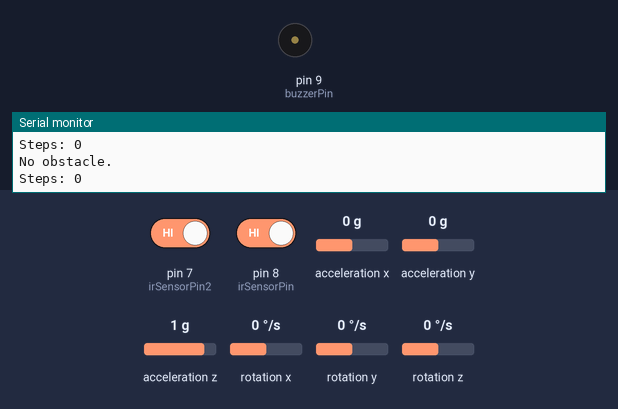
A sketch run on a simulated Arduino Uno, built with avr-gcc and run on an emulated ATmega328P. Shown: buzzer (waves = sounding, pin HIGH), the last lines printed to the serial monitor. Inputs (shaded band) come from the test bench; at power-on: pin 7 (irSensorPin2) HIGH, pin 8 (irSensorPin) HIGH, acceleration x 0 g, acceleration y 0 g, acceleration z 1 g, rotation x 0 °/s, rotation y 0 °/s, rotation z 0 °/s.

Above: at 3.2 s.
3.3 s: pin 7 (irSensorPin2) driven LOW
At 4.5 s:
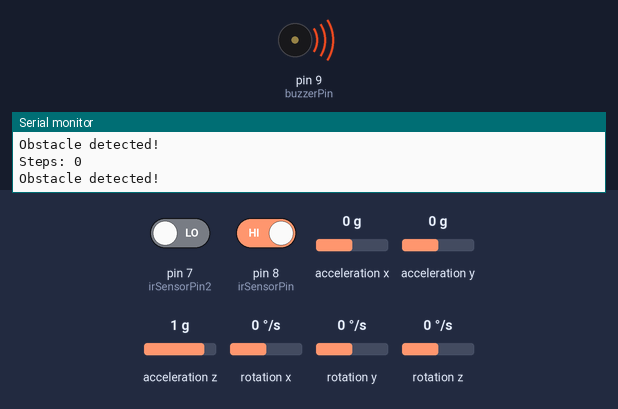
4.8 s: pin 7 (irSensorPin2) driven HIGH
At 5.5 s:
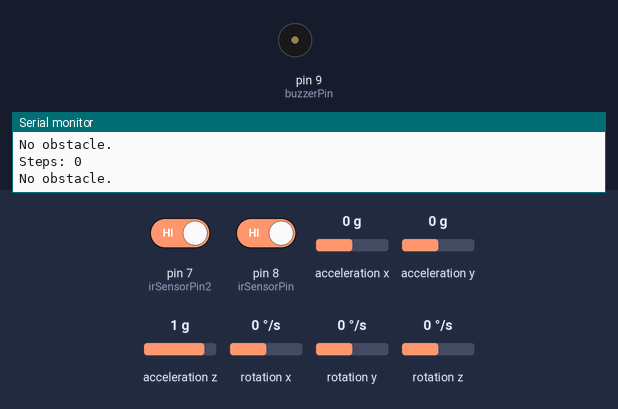
7.8 s: pin 8 (irSensorPin) driven LOW
At 9.0 s:
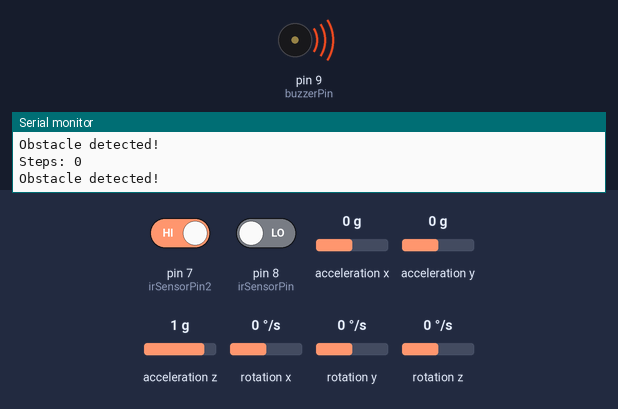
9.3 s: pin 8 (irSensorPin) driven HIGH
At 9.8 s:
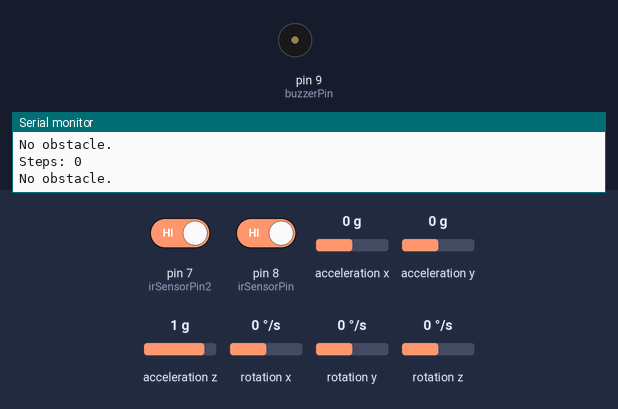
10.8 s: pin 7 (irSensorPin2) driven LOW and pin 8 (irSensorPin) driven LOW
At 12.0 s:
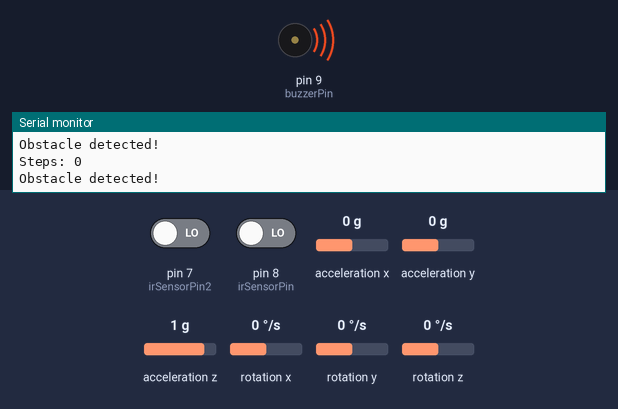
Timing chart, 0 to 13.8 s (numbered marks = the images above; inputs shaded):
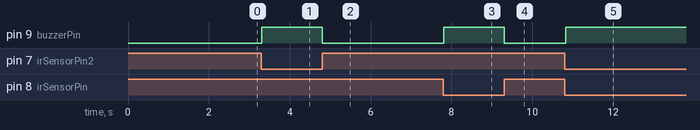

The sketch:

StepCount.ino
```cpp
#include "Wire.h"
#include <MPU6050_light.h>


MPU6050 mpu(Wire);
unsigned long timer = 0;

int irSensorPin = 8;
int buzzerPin = 9;
int irSensorPin2 = 7;

int stepCount = 0;
bool stepDetected = false;
float stepThreshold = 1.0;
float lowerThreshold = 0.5;

void setup() {
  Serial.begin(9600);
  Wire.begin();
  pinMode(irSensorPin, INPUT);
  pinMode(irSensorPin2, INPUT);
  pinMode(buzzerPin, OUTPUT);

  byte status = mpu.begin();
  Serial.print(F("MPU6050 status: "));
  Serial.println(status);
  while(status != 0) { } // stop everything if could not connect to MPU6050

  Serial.println(F("Calculating offsets, do not move MPU6050"));
  delay(1000);
  // mpu.upsideDownMounting = true; // uncomment this line if the MPU6050 is mounted upside-down
  mpu.calcOffsets(); // gyro and accelero
  Serial.println("Done!\n");
}
void loop() {
  mpu.update();
  int sensorValue = digitalRead(irSensorPin);     // Read the value from the IR sensor
  int sensorValue2 = digitalRead(irSensorPin2);  // Read the values from the second IR sensor

  if (sensorValue == LOW || sensorValue2 == LOW) {                // IR sensor outputs LOW when an obstacle is detected
    digitalWrite(buzzerPin, HIGH);         // Turn the buzzer on
    Serial.println("Obstacle detected!");  // Print message to serial monitor
  } else {
    digitalWrite(buzzerPin, LOW);  // Turn the buzzer off
    Serial.println("No obstacle.");
  }


  //delay(100);  // Small delay to stabilize sensor reading
  if((millis() - timer) > 10) { // check data every 10ms
    float ax = mpu.getAccX();
    float ay = mpu.getAccY();
    float az = mpu.getAccZ();

    // Calculate magnitude of the acceleration vector
    float magnitude = sqrt(ax * ax + ay * ay + az * az);

    // Step detection based on peak detection algorithm
    if (magnitude > stepThreshold && !stepDetected) {
      stepDetected = true;
      stepCount++;
    } else if (magnitude < lowerThreshold && stepDetected) {
      stepDetected = false;
    }

    // Print step count to serial monitor
    Serial.print("Steps: ");
    Serial.println(stepCount);

    timer = millis();
  }
}
```

Measured:
- after the input at 3.3 s, pin 9 (buzzerPin): LOW → HIGH at once
- after the input at 4.8 s, pin 9 (buzzerPin): HIGH → LOW at once
- after the input at 7.8 s, pin 9 (buzzerPin): LOW → HIGH at once
- after the input at 9.3 s, pin 9 (buzzerPin): HIGH → LOW at once
- after the input at 10.8 s, pin 9 (buzzerPin): LOW → HIGH at once
